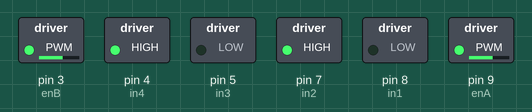
Simulated run of this sketch. Board: Arduino Uno, built with avr-gcc and run on an emulated ATmega328P. Shown: switched loads named in the sketch (green lamp = pin HIGH).

Above: at 0.1 s.
Timing chart, 0 to 1.6 s (numbered marks = the images above):
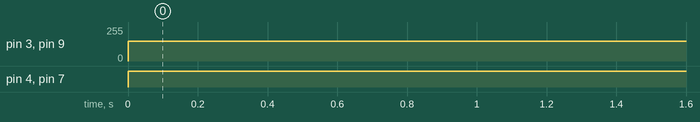

Measured:
- by itself, pin 3 (enB), pin 9 (enA): 0/255 → 150/255 at 0.00 s
- by itself, pin 4 (in4), pin 7 (in2): LOW → HIGH at 0.00 s

The sketch:

pwm_test.ino
```cpp
// Motor A (right motor)
// in2 is forward
// in1 is reverse
int enA = 9;
int in1 = 8;
int in2 = 7;

// Motor B (left motor)
// in4 is forward
// in3 is reverse
int enB = 3;
int in3 = 5;
int in4 = 4;

void setup() {
  pinMode(enA, OUTPUT);
  pinMode(enB, OUTPUT);
  pinMode(in1, OUTPUT);
  pinMode(in2, OUTPUT);
  pinMode(in3, OUTPUT);
  pinMode(in4, OUTPUT);

  analogWrite(enA, 255);
  analogWrite(enB, 255);

  digitalWrite(in1, LOW);
  digitalWrite(in2, LOW);
  digitalWrite(in3, LOW);
  digitalWrite(in4, LOW);
}

void loop() {
  forward(150, 150);
}

void forward(float speedA, float speedB) {
  analogWrite(enA, speedA);
  analogWrite(enB, speedB);
  digitalWrite(in1, LOW);
  digitalWrite(in2, HIGH);
  digitalWrite(in3, LOW);
  digitalWrite(in4, HIGH);
  delay(4000);
}

void backward(float speed) {
  analogWrite(enA, speed);
  analogWrite(enB, speed);
  digitalWrite(in1, HIGH);
  digitalWrite(in2, LOW);
  digitalWrite(in3, HIGH);
  digitalWrite(in4, LOW);
  delay(250);
}

void left(float speedA, float speedB) {
  analogWrite(enA, speedA);
  analogWrite(enB, speedB);
  digitalWrite(in1, LOW);
  digitalWrite(in2, HIGH);
  digitalWrite(in3, LOW);
  digitalWrite(in4, HIGH);
  delay(250);
}

void right(float speedA, float speedB) {
  analogWrite(enA, speedA);
  analogWrite(enB, speedB);
  digitalWrite(in1, LOW);
  digitalWrite(in2, HIGH);
  digitalWrite(in3, LOW);
  digitalWrite(in4, HIGH);
  delay(250);
}

void stop_motor() {
  analogWrite(enA, 0);
  analogWrite(enB, 0);
  digitalWrite(in1, LOW);
  digitalWrite(in2, LOW);
  digitalWrite(in3, LOW);
  digitalWrite(in4, LOW);
  delay(250);
}
```
